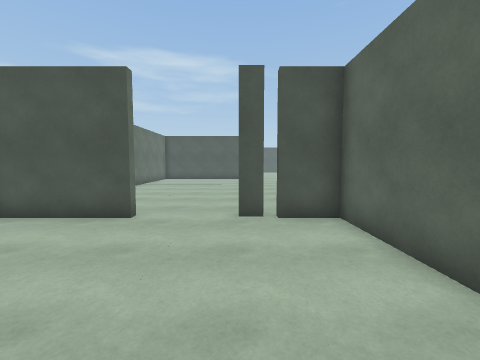
view 1 (above)

18 first-person views from a walk through a Unity game level. The camera is 1.5 m above the floor, tilts 4° down and sees 90° across. The floor is counted in squares, 1 m on a side. Each view is taken from the middle of a square. On the plan, view 1 faces up. The plan holds only what a view shows up to about 13 squares ahead; the rest is blank. The place goes on beyond the plan. The player character is not drawn.

view 2
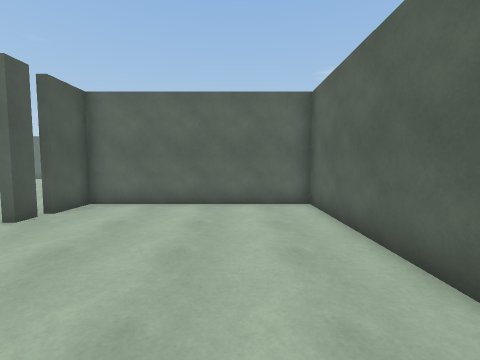

view 3
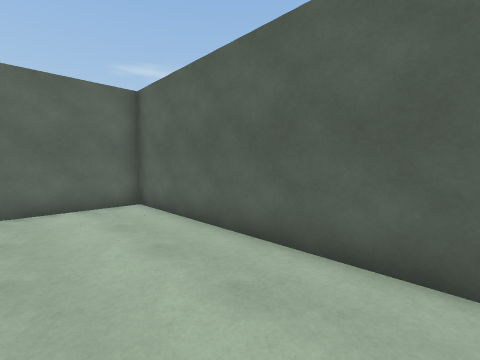

view 4
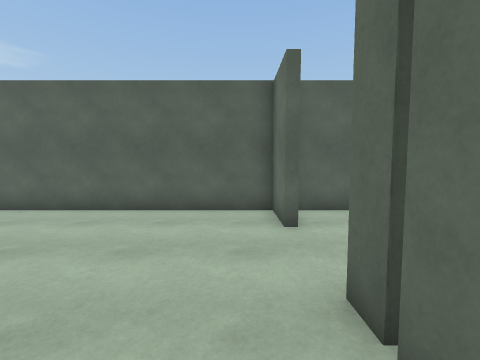

view 5
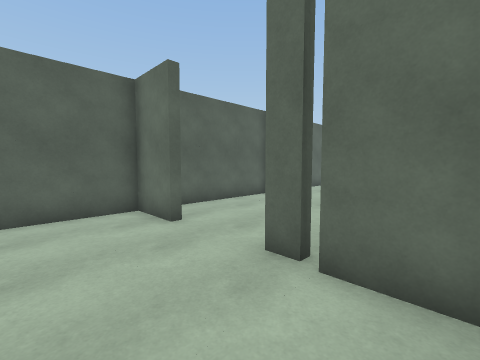

view 6
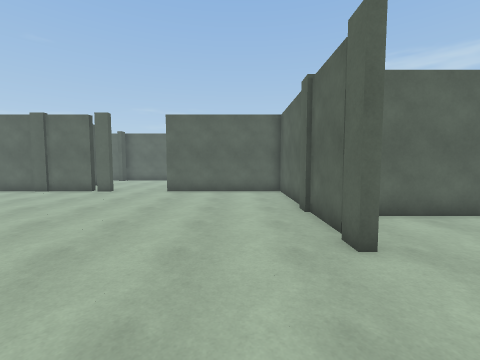

view 7
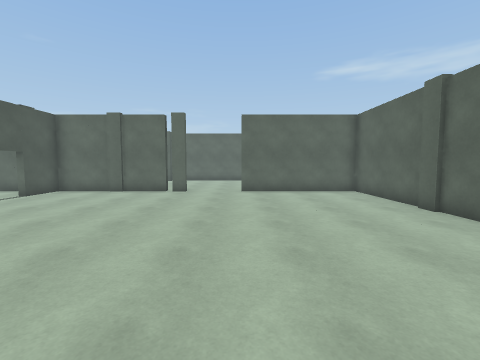

view 8
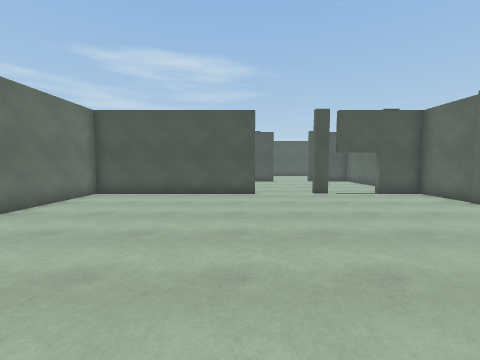

view 9
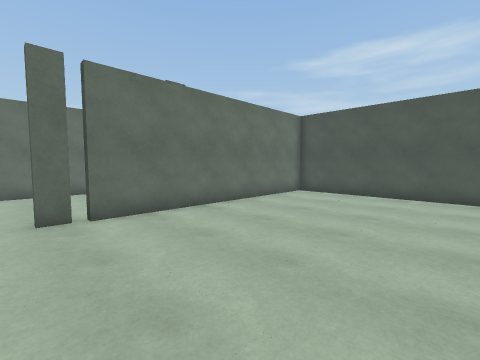

view 10
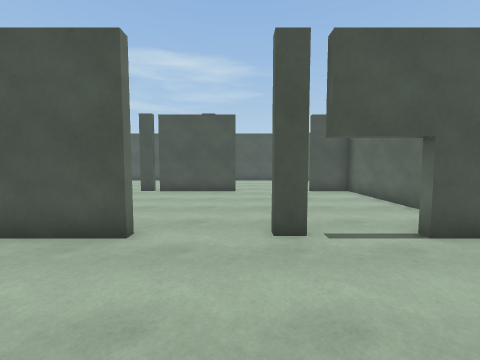

view 11
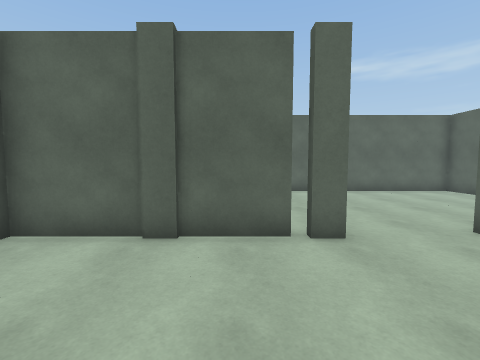

view 12
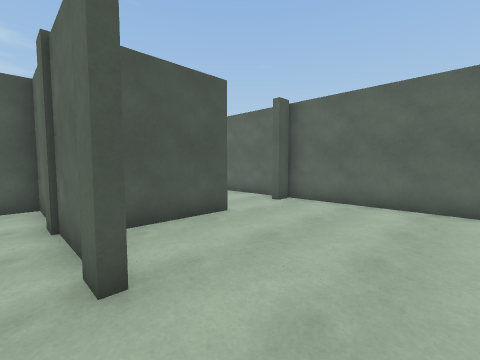

view 13
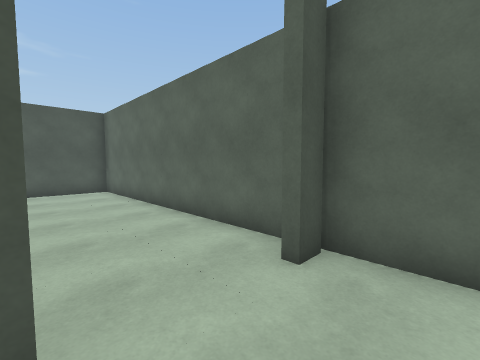

view 14
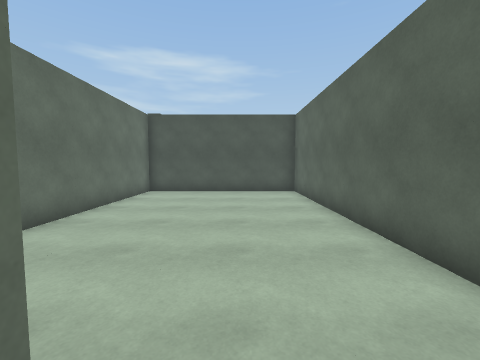

view 15
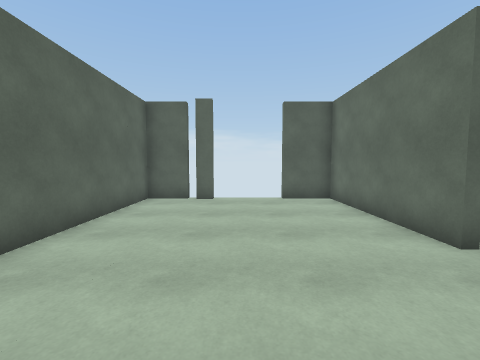

view 16
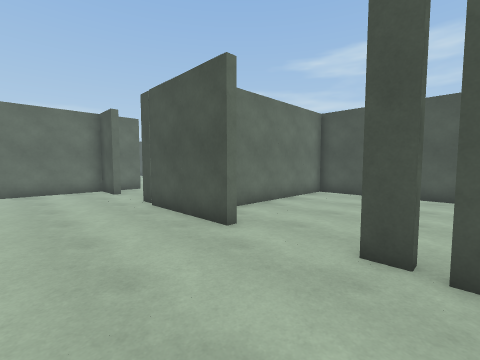

view 17
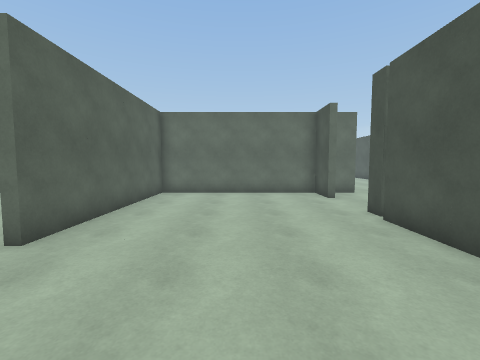

view 18
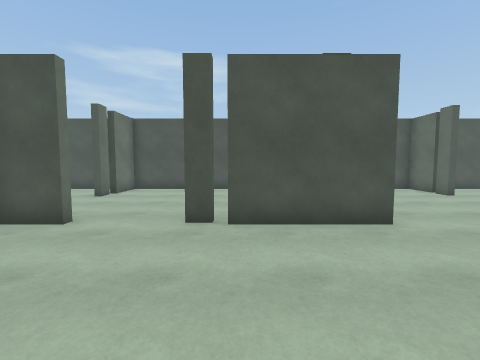

### Floor plan
Points are (right, up) in squares from view 1. A wall is a line through its corners. A room is listed if a view was taken in it or the views show most of it. See-through windows are left out.
Room 1 (views 1, 2, 3, 4, 5)
walls: (-2.9, 6.5) (-6.6, 6.5); (0.8, 6.5) (-0.1, 6.5); (-7, 4.1) (-7, 3.4); (-7, 0.5) (-7, -1.6) (2.8, -1.6) (2.8, 6.5) (1, 6.5); (-7, 6.1) (-7, 4.4)
ways out: gap at (1, 7) to room 2
Room 2 (views 6, 7, 8, 9, 10, 11, 12, 13, 14, 15, 16, 17, 18)
walls: (4.5, 22.7) (3.7, 22.7) (3.7, 23.2); (8.8, 24.9) (8.8, 30.8) (6.8, 30.8); (8.8, 16.9) (8.8, 22.7) (6.8, 22.7) (6.8, 23.1); (6.4, 30.8) (5.6, 30.8); (2.9, 30.8) (-1.4, 30.8); (9.1, 15.9) (8.8, 15.9) (8.8, 16.6); (13.1, 18.7) (9.9, 18.7); (-1.6, 30.8) (-2.5, 30.8); (16.9, 19.6) (16.9, 30.8) (9.1, 30.8) (9.1, 23.2); (16.8, 18.7) (16.1, 18.7) (16.1, 19.2); (-5.3, 31.2) (-5.3, 30.8) (-7, 30.8) (-7, 23) (0.7, 23) (0.7, 22.7) (-7, 22.7) (-7, 12.5); (9.1, 36.1) (8.8, 36.1) (8.8, 36.9); (8.8, 37.1) (8.8, 38); (-7, 32.9) (-7, 31.8); (1.1, 38.5) (1.1, 32.8); (-7, 12.2) (-7, 11.5); (1, 6.8) (8.8, 6.8) (8.8, 12.9) (9.1, 12.9) (9.1, 6.8) (11.2, 6.8); (-0.1, 6.8) (0.8, 6.8); (-7.3, 36.5) (-7.3, 35.8); (14.1, 6.8) (14.9, 6.8); (15.1, 6.8) (16.9, 6.8) (16.9, 19); (-7, 38) (-7, 36.9)
ways out: gap at (1, 7) to room 1; gap at (-1, 31); gap at (7, 31); gap at (9, 17); gap at (9, 37); gap at (15, 7)

Where each view was taken, in squares from view 1:
view 1: 0 up, 0 right, facing up
view 2: 1 up, 6 left, facing right
view 3: 2 up, 6 left, facing down-right
view 4: 6 up, 6 left, facing down
view 5: 6 up, 4 left, facing down-left
view 6: 9 up, 4 left, facing right
view 7: 13 up, 4 left, facing right
view 8: 11 up, 0 right, facing up
view 9: 11 up, 0 right, facing up-left
view 10: 18 up, 3 right, facing up
view 11: 18 up, 4 right, facing right
view 12: 13 up, 8 right, facing up-right
view 13: 17 up, 13 right, facing up-right
view 14: 18 up, 14 right, facing up
view 15: 17 up, 13 right, facing down
view 16: 27 up, 7 right, facing up-left
view 17: 27 up, 5 right, facing left
view 18: 25 up, 1 left, facing up
